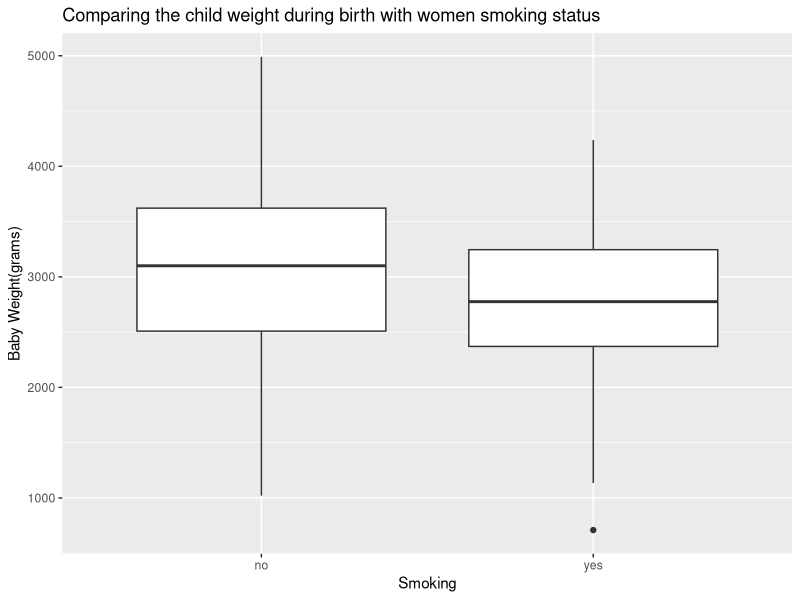
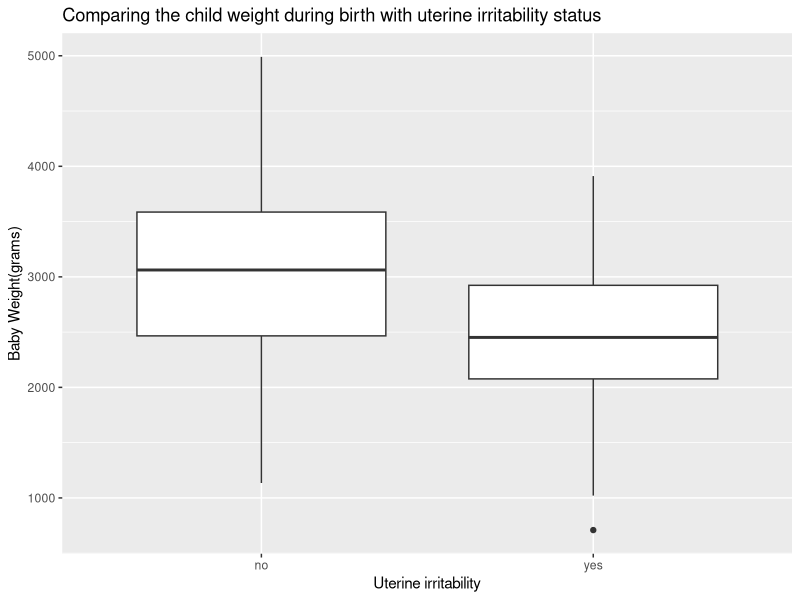

Write the R code that produced these figures, in order.
## ---- chunk 1
knitr::opts_chunk$set(echo = TRUE)
## ---- chunk 2
library(tidyverse)
## ---- chunk 3
btwt<-as_tibble(MASS::birthwt)
colnames(btwt) <- c("birthwt.below.2500", 
                       "mother.age",
                       "mother.weight",
                       "race",
                       "mother.smokes",
                       "previous.prem.labor",
                       "hypertension",
                       "uterine.irr",
                       "physician.visits",
                       "birthwt.grams")
## ---- chunk 4
btwt <- btwt %>%
  mutate(race = recode_factor(race, `1` = "white", `2` = "black", `3` = "other")) %>%
  mutate_at(c("mother.smokes", "hypertension", "uterine.irr", "birthwt.below.2500"),
            ~ recode_factor(.x, `0` = "no", `1` = "yes"))
## ---- chunk 5
ggplot(btwt,aes(x=mother.smokes,y=birthwt.grams))+geom_boxplot()+labs(title ="Comparing the child weight during birth with women smoking status",
        y="Baby Weight(grams)",x="Smoking")
## ---- chunk 6
btwt %>%
  group_by(mother.smokes) %>%
  summarize(num.obs = n(),
            mean.birthwt = round(mean(birthwt.grams), 0),
            sd.birthwt = round(sd(birthwt.grams), 0),
            se.birthwt = round(sd(birthwt.grams) / sqrt(num.obs), 0))
## ---- chunk 7
t.test(birthwt.grams ~ mother.smokes, data = btwt)
## ---- chunk 8
ggplot(btwt,aes(x=uterine.irr,y=birthwt.grams))+geom_boxplot()+labs(title ="Comparing the child weight during birth with uterine irritability status",
        y="Baby Weight(grams)",x="Uterine irritability")
## ---- chunk 9
btwt %>%
  group_by(uterine.irr) %>%
  summarize(num.obs = n(),
            mean.birthwt = round(mean(birthwt.grams), 0),
            sd.birthwt = round(sd(birthwt.grams), 0),
            se.birthwt = round(sd(birthwt.grams) / sqrt(num.obs), 0))
## ---- chunk 10
t.test(birthwt.grams ~ uterine.irr, data = btwt)
